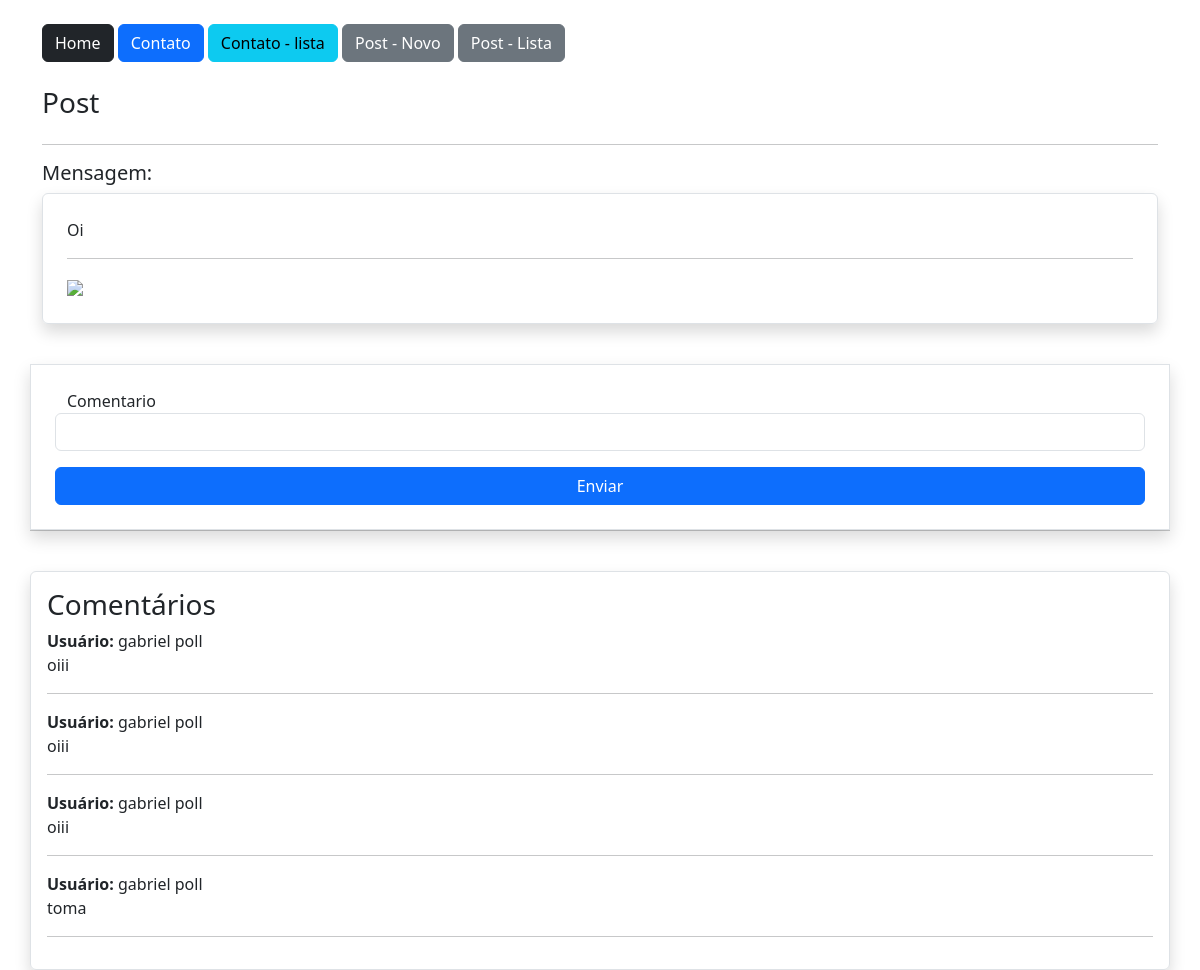
The app's page /post/1 (signed in) with its own data.
### estudo/models.py (models this page shows, shortened)
class Post(db.Model):
    id = db.Column(db.Integer, primary_key=True)
    data_criacao = db.Column(db.DateTime, default=datetime.utcnow())
    mensagem = db.Column(db.String, nullable=True)
    imagem = db.Column(db.String, nullable=True, default='default.png')
    user_id = db.Column(db.Integer, db.ForeignKey('user.id'), nullable=True)
    comentarios = db.relationship('PostComentarios', backref='post', lazy=True)

class PostComentarios(db.Model):
    id = db.Column(db.Integer, primary_key=True)
    data_criacao = db.Column(db.DateTime, default=datetime.utcnow())
    comentario = db.Column(db.String, nullable=True)
    user_id = db.Column(db.Integer, db.ForeignKey('user.id'), nullable=True)
    post_id = db.Column(db.Integer, db.ForeignKey('post.id'), nullable=True)

class User(db.Model, UserMixin):
    id = db.Column(db.Integer, primary_key=True)
    nome = db.Column(db.String, nullable=True)
    sobrenome = db.Column(db.String, nullable=True)
    email = db.Column(db.String, nullable=True)
    senha = db.Column(db.String, nullable=True)
    posts = db.relationship('Post', backref='user', lazy=True)
    posts_comentarios = db.relationship('PostComentarios', backref='user', lazy=True)

### estudo/views.py (the view)
@app.route('/post/<int:id>', methods=['GET', 'POST'])
@login_required
def PostDetail(id):
    post = Post.query.get(id)
    form = PostComentariosForm()
    if form.validate_on_submit():
        form.save(current_user.id, id)
        return redirect(url_for('PostDetail', id=id))
    return render_template('post.html', post=post, form=form)

### estudo/forms.py (shortened to what this page needs)
class PostComentariosForm(FlaskForm):
    comentario = StringField('Comentario', validators=[DataRequired()])
    btnSubmit = SubmitField('Enviar')

### estudo/models.py (called while the page is built)
@login_manager.user_loader
def load_user(user_id):
    return User.query.get(user_id)

### estudo/templates/post.html (shortened to what this page needs)
{% extends 'base.html' %}
{% block content %}
    <div class="container">
        {% include 'nav.html' %}
            <div class="row mt-4">
                <h3>Post</h3>
            </div>
            <hr>
            <div class="row">
                <div class="col-12">
                    <h5>Mensagem:</h5>
                    <div class="col-12 border rounded p-4 shadow">
                        {{post.mensagem}}
                        <hr>
                        <img src="{{ url_for('static', filename='data/post/{}'.format(post.imagem) ) }}" style="max-width: 300px;">
                    </div>
                </div>
                <div class="col-12 mt-3">
                    <form action="" method="post" class="row mt-4 p-4 rounde border shadow">
                        {{ form.comentario.label() }}
                        {{ form.comentario(class="form-control") }}
                        {{form.btnSubmit(class="btn btn-primary col-12 mt-3") }}
                    </form>
                </div>
                <hr>
                <div class="col-12 mt-4 border rounded shadow p-3">
                    <h3>Comentários</h3>
                    {% for c in post.comentarios %}
                    <p>
                        <b>Usuário:</b> {{c.user.nome}} {{c.user.sobrenome}} <br>
                        {{c.comentario}}
                    </p>
                    <hr>
                    {% endfor %}
                </div>
            </div>
    </div>
{% endblock %}

### records on screen
Post: mensagem "Oi"
PostComentarios: user.nome "gabriel", user.sobrenome "poll", comentario "oiii"
PostComentarios: user.nome "gabriel", user.sobrenome "poll", comentario "oiii"
PostComentarios: user.nome "gabriel", user.sobrenome "poll", comentario "oiii"
PostComentarios: user.nome "gabriel", user.sobrenome "poll", comentario "toma"
